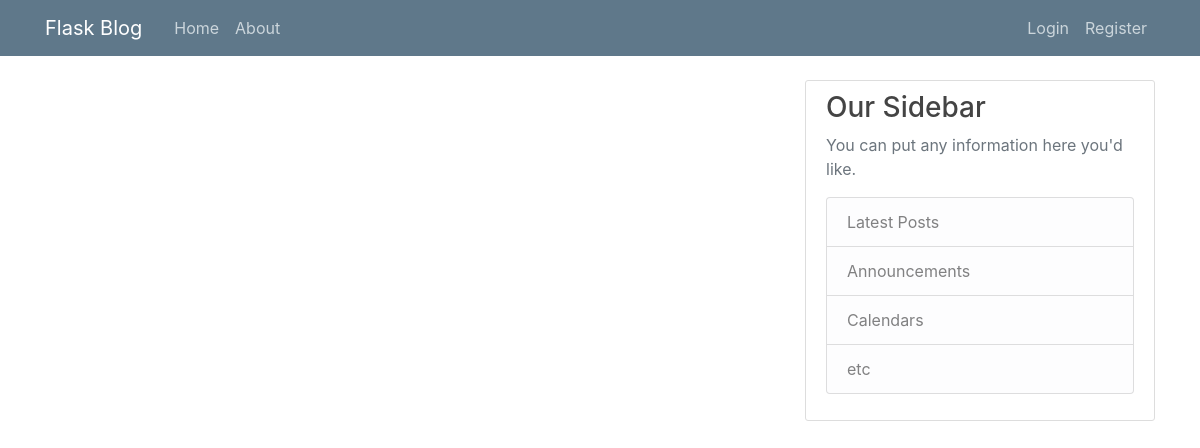
The app's page /home, older data.
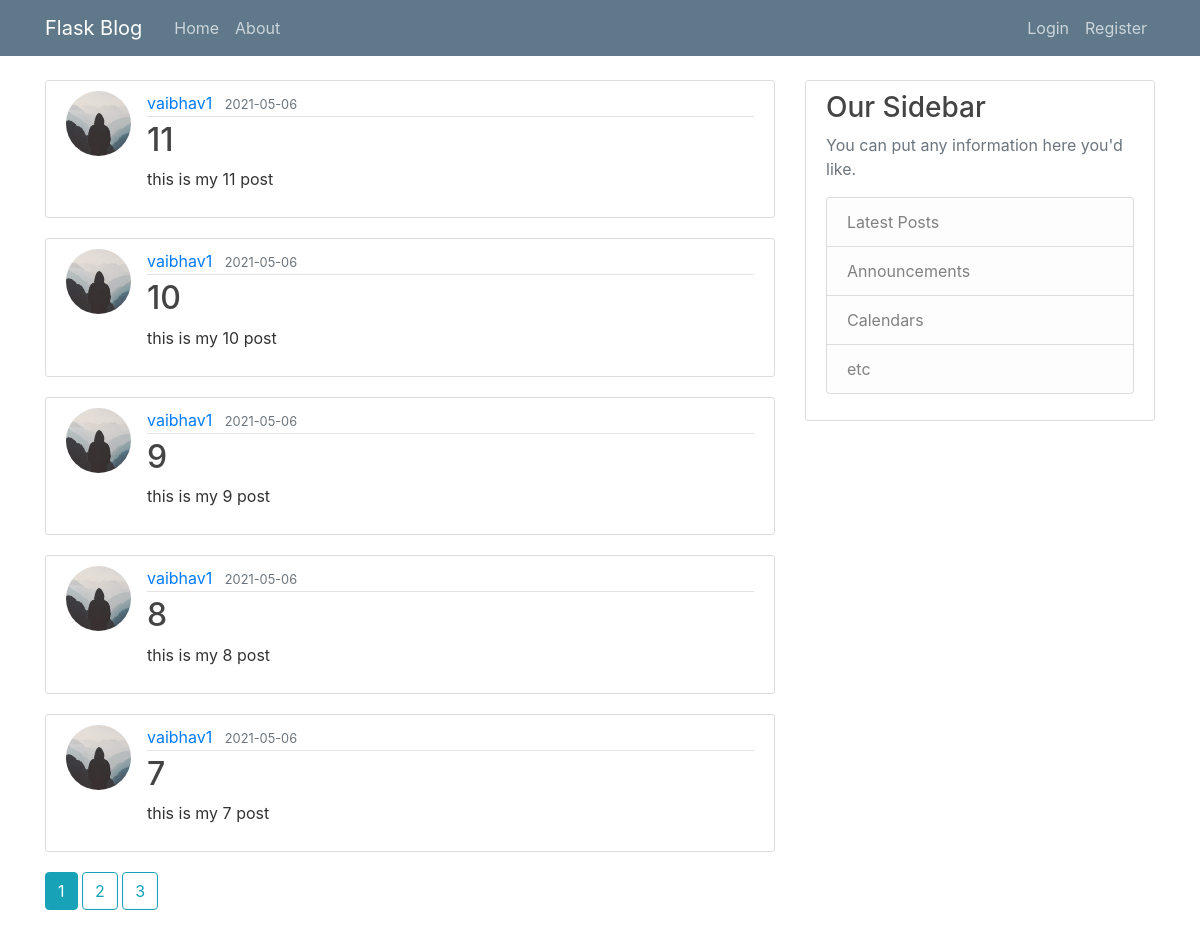
The same page, newer data.
### app/models.py (models this page shows, shortened)
class Post(db.Model):
    id = db.Column(db.Integer, primary_key = True)
    title = db.Column(db.String(100), nullable = False)
    date_posted = db.Column(db.DateTime, nullable = False, default = datetime.utcnow)
    content = db.Column(db.Text, nullable = False, )
    user_id = db.Column(db.Integer, db.ForeignKey('user.id'), nullable = False)

class User(db.Model, UserMixin):
    id = db.Column(db.Integer, primary_key = True)
    username = db.Column(db.String(20), unique = True, nullable = False)
    email = db.Column(db.String(120), unique = True, nullable = False)
    image_file = db.Column(db.String(20), nullable = False, default = 'default.jpg')
    password = db.Column(db.String(60), nullable = False)
    posts = db.relationship('Post', backref= 'author', lazy = True)

### app/main/routes.py (the view)
@main.route('/')
@main.route('/home')
def home():
    page = request.args.get('page', 1, int)
    posts  = Post.query.order_by(Post.date_posted.desc()).paginate(page = page ,per_page = 5)
    return render_template('home.html', posts = posts)

### app/templates/home.html
{% extends "layout.html" %}
{% block content %}
    {% for post in posts.items %}
    <article class="media content-section">
        <img class='rounded-circle article-img' src= "{{ url_for('static', filename='profile_pics/'+ post.author.image_file)}}">
        <div class="media-body">
            <div class="article-metadata">
                <a class="mr-2" href="{{url_for('users.user_posts', username = post.author.username)}}">{{ post.author.username }}</a>
                <small class="text-muted">{{ post.date_posted.strftime('%Y-%m-%d') }}</small>
            </div>
            <h2><a class="article-title" href="{{ url_for('posts.post', post_id = post.id)}}">{{ post.title }}</a></h2>
            <p class="article-content">{{ post.content }}</p>
        </div>
    </article>
    {% endfor%}
    {% for page_num in posts.iter_pages(left_edge = 1, right_edge = 1, left_current = 1, right_current = 2) %}
        {% if page_num %}
            {% if posts.page == page_num%}
                <a class = 'btn btn-info mb-4' href='{{url_for("main.home", page = page_num)}}'>{{ page_num }}</a>
            {% else %}
                <a class = 'btn btn-outline-info mb-4' href='{{url_for("main.home", page = page_num)}}'>{{ page_num }}</a>
            {% endif %}
        {% else %}
            ...
        {% endif %}
    {% endfor %}
{% endblock content %}

### app/templates/layout.html (shortened to what this page needs)
<!DOCTYPE html>
<html>
<head>
    <link rel="stylesheet" href="https://stackpath.bootstrapcdn.com/bootstrap/4.3.1/css/bootstrap.min.css">
    <link rel="stylesheet" type=text/css href="{{ url_for('static', filename='main1.css') }}">
</head>
<body>
    <header class="site-header">
        <nav class="navbar navbar-expand-md navbar-dark bg-steel fixed-top">
            <div class="container">
                <a class="navbar-brand mr-4" href="/">Flask Blog</a>
                <div class="collapse navbar-collapse" id="navbarToggle">
                    <div class="navbar-nav mr-auto">
                        <a class="nav-item nav-link" href="{{url_for('main.home')}}">Home</a>
                        <a class="nav-item nav-link" href="{{url_for('main.about')}}">About</a>
                    </div>
                    <div class="navbar-nav">
                        {% if current_user.is_authenticated %}
                            <a class="nav-item nav-link" href="{{url_for('posts.new_post')}}">Create Post</a>
                            <a class="nav-item nav-link" href="{{url_for('users.account')}}">My Account</a>
                            <a class="nav-item nav-link" href="{{url_for('users.logout')}}">Log Out</a>
                        {% else %}
                            <a class="nav-item nav-link" href="{{url_for('users.login')}}">Login</a>
                            <a class="nav-item nav-link" href="{{ url_for('users.register') }}">Register</a>
                        {% endif %}
                    </div>
                </div>
            </div>
        </nav>
    </header>
    <main role="main" class="container">
        <div class="row">
            <div class="col-md-8">
                {% block content %}{% endblock %}
            </div>
            <div class="col-md-4">
                <div class="content-section">
                    <h3>Our Sidebar</h3>
                    <p class='text-muted'>You can put any information here you'd like.
                    <ul class="list-group">
                        <li class="list-group-item list-group-item-light">Latest Posts</li>
                        <li class="list-group-item list-group-item-light">Announcements</li>
                        <li class="list-group-item list-group-item-light">Calendars</li>
                        <li class="list-group-item list-group-item-light">etc</li>
                    </ul>
                    </p>
                </div>
            </div>
        </div>
    </main>
</body>
</html>

### app/static/main1.css (style rules this page uses)
body { background: white; color: #333333; margin-top: 5rem; }
h1, h2, h3, h4, h5, h6 { color: #444444; }
.bg-steel { background-color: #5f788a; }
.site-header .navbar-nav .nav-link { color: #cbd5db; }
.content-section { background: #ffffff; padding: 10px 20px; border: 1px solid #dddddd; border-radius: 3px; margin-bottom: 20px; }
.article-title { color: #444444; }
.article-content { white-space: pre-line; }
.article-img { height: 65px; width: 65px; margin-right: 16px; }
.article-metadata { padding-bottom: 1px; margin-bottom: 4px; border-bottom: 1px solid #e3e3e3 }

Row changes from the older to the newer data that the page shows:
added Post: image_file (placeholder picture), author.username "vaibhav1", date_posted "2021-05-06", title "11", content "this is my 11 post"
added Post: image_file (placeholder picture), author.username "vaibhav1", date_posted "2021-05-06", title "10", content "this is my 10 post"
added Post: image_file (placeholder picture), author.username "vaibhav1", date_posted "2021-05-06", title "9", content "this is my 9 post"
added Post: image_file (placeholder picture), author.username "vaibhav1", date_posted "2021-05-06", title "8", content "this is my 8 post"
added Post: image_file (placeholder picture), author.username "vaibhav1", date_posted "2021-05-06", title "7", content "this is my 7 post"
Text that changed along with them:
new list line: "1"
new list line: "2"
new list line: "3"
